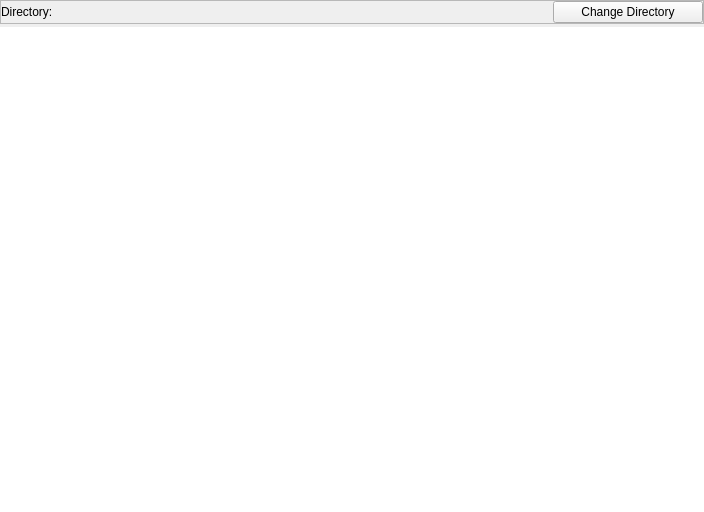
<?xml version="1.0" encoding="UTF-8"?>
<ui version="4.0">
 <class>Form</class>
 <widget class="QWidget" name="Form">
  <property name="geometry">
   <rect>
    <x>0</x>
    <y>0</y>
    <width>704</width>
    <height>512</height>
   </rect>
  </property>
  <property name="windowTitle">
   <string>Form</string>
  </property>
  <layout class="QVBoxLayout" name="verticalLayout">
   <property name="spacing">
    <number>3</number>
   </property>
   <property name="margin">
    <number>0</number>
   </property>
   <item>
    <widget class="QFrame" name="frame">
     <property name="frameShape">
      <enum>QFrame::StyledPanel</enum>
     </property>
     <property name="frameShadow">
      <enum>QFrame::Raised</enum>
     </property>
     <property name="class" stdset="0">
      <string>deep</string>
     </property>
     <layout class="QHBoxLayout" name="horizontalLayout_10">
      <property name="spacing">
       <number>0</number>
      </property>
      <property name="margin">
       <number>0</number>
      </property>
      <item>
       <widget class="QLabel" name="pathLabel">
        <property name="text">
         <string>Directory:</string>
        </property>
       </widget>
      </item>
      <item>
       <widget class="QPushButton" name="dirChange">
        <property name="minimumSize">
         <size>
          <width>0</width>
          <height>0</height>
         </size>
        </property>
        <property name="maximumSize">
         <size>
          <width>150</width>
          <height>30</height>
         </size>
        </property>
        <property name="text">
         <string>Change Directory</string>
        </property>
       </widget>
      </item>
     </layout>
    </widget>
   </item>
   <item>
    <widget class="QListWidget" name="listWidget">
     <property name="frameShape">
      <enum>QFrame::NoFrame</enum>
     </property>
     <property name="dragEnabled">
      <bool>true</bool>
     </property>
     <property name="iconSize">
      <size>
       <width>200</width>
       <height>180</height>
      </size>
     </property>
     <property name="textElideMode">
      <enum>Qt::ElideMiddle</enum>
     </property>
     <property name="verticalScrollMode">
      <enum>QAbstractItemView::ScrollPerPixel</enum>
     </property>
     <property name="horizontalScrollMode">
      <enum>QAbstractItemView::ScrollPerPixel</enum>
     </property>
     <property name="movement">
      <enum>QListView::Free</enum>
     </property>
     <property name="resizeMode">
      <enum>QListView::Adjust</enum>
     </property>
     <property name="layoutMode">
      <enum>QListView::Batched</enum>
     </property>
     <property name="gridSize">
      <size>
       <width>220</width>
       <height>190</height>
      </size>
     </property>
     <property name="viewMode">
      <enum>QListView::IconMode</enum>
     </property>
     <property name="uniformItemSizes">
      <bool>true</bool>
     </property>
     <property name="selectionRectVisible">
      <bool>false</bool>
     </property>
    </widget>
   </item>
  </layout>
 </widget>
 <resources/>
 <connections>
  <connection>
   <sender>dirChange</sender>
   <signal>clicked()</signal>
   <receiver>Form</receiver>
   <slot>changeDirectory()</slot>
   <hints>
    <hint type="sourcelabel">
     <x>624</x>
     <y>12</y>
    </hint>
    <hint type="destinationlabel">
     <x>712</x>
     <y>23</y>
    </hint>
   </hints>
  </connection>
  <connection>
   <sender>listWidget</sender>
   <signal>itemClicked(QListWidgetItem*)</signal>
   <receiver>Form</receiver>
   <slot>itemClicked(QListWidgetItem*)</slot>
   <hints>
    <hint type="sourcelabel">
     <x>628</x>
     <y>219</y>
    </hint>
    <hint type="destinationlabel">
     <x>724</x>
     <y>223</y>
    </hint>
   </hints>
  </connection>
 </connections>
 <slots>
  <slot>changeDirectory()</slot>
  <slot>itemClicked(QListWidgetItem*)</slot>
 </slots>
</ui>
